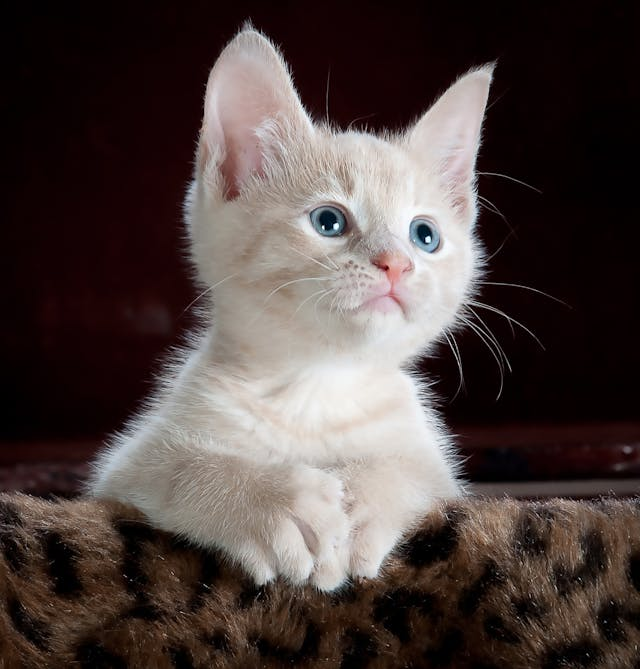
#> input picture lab07/cat.jpg, 640 x 669 px
$ python lab07.py
#> lines starting #> are read from the running program, lines starting #| are printed output that depends on the picture
### lab07/equalize_hist.py
import numpy as np
import cv2

# [10 lines left out: function my_float2int, not called in this run]

def equalizeHistogram(img):

    img_height = img.shape[0]
    img_width = img.shape[1]
    histogram = np.zeros([256], np.int32)


    # calculate histogram
    for i in range(0, img_height):
        for j in range(0, img_width):
            histogram[img[i, j]] +=1

    # calculate pdf of the image
    pdf_img = histogram / histogram.sum()

    ### calculate cdf
    # cdf initialize .
    # Why does the type np.int32?
    #cdf = np.zeros([256], np.int32)
    cdf = np.zeros([256], float)

    # For loop for cdf
    for i in range(0, 256):
        for j in range(0, i+1):
            cdf[i] += pdf_img[j]

    # You may implement the "accumulated sum" in a more efficient way:
    cdf = np.zeros(256, float)
    cdf[0] = pdf_img[0]
    for i in range(1, 256):
        cdf[i] = cdf[i-1] + pdf_img[i]

    cdf_eq = np.round(cdf * 255, 0) # mapping, transformation function T(x)

    imgEqualized = np.zeros((img_height, img_width))

    # for mapping input image to s.
    for i in range(0, img_height):
        for j in range(0, img_width):
            r = img[i, j] # feeding intensity levels of pixels into r.
            s = cdf_eq[r] # finding value of s by finding r'th position in the cdf_eq list.
            imgEqualized[i, j] = s # mapping s thus creating new output image.

    # calculate histogram equalized image here
    # imgEqualized = s # change this
    # img_eq_low = my_float2int(imgEqualized)

    # return img_eq_low
    return imgEqualized

### lab07/lab07.py
import cv2
import matplotlib.pyplot as plt
from rotate import rotate
from equalize_hist import equalizeHistogram

# Load the image
img = cv2.imread('cat.jpg')
#> img is the input picture: shape (669, 640, 3); mean B, G, R 64.6, 67.1, 78.8

# Convert to grayscale
grey_img = cv2.cvtColor(img, cv2.COLOR_BGR2GRAY)
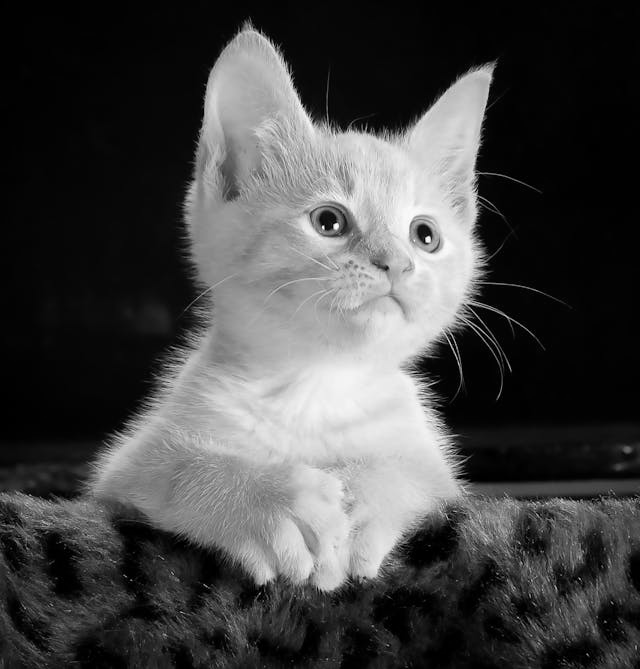
#> grey_img: shape (669, 640); min 0, max 254, mean 70.3
cv2.imwrite('grey_cat.jpg', grey_img)

# Resize the image
resized_img = cv2.resize(grey_img, (200, 200))
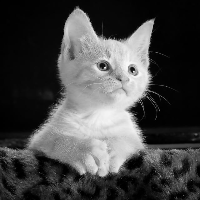
#> resized_img: shape (200, 200); min 0, max 250, mean 70.3
cv2.imwrite('resized_cat.jpg', resized_img)

# Rotate the image by 90 degrees clockwise
rotated_img = cv2.rotate(resized_img,cv2.ROTATE_90_COUNTERCLOCKWISE)
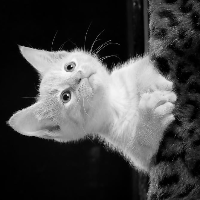
#> rotated_img: shape (200, 200); min 0, max 250, mean 70.3
# rotated_img = rotate('resized_cat.jpg', rotation_amount_degree=90)


# Convert rotated image to grayscale
# rotated_img = cv2.cvtColor(rotated_img, cv2.COLOR_BGR2GRAY)

# Perform histogram equalization
# equalized_img = cv2.equalizeHist(rotated_img_gray)
equalized_img = equalizeHistogram(rotated_img)
#> after the loop in equalizeHistogram, `for i in range(0, img_height):`:
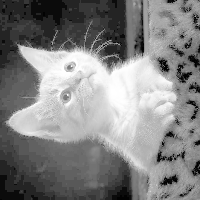
#> imgEqualized: shape (200, 200) float64; min 2, max 255, mean 130.9
cv2.imwrite('equalized_image.jpg', equalized_img)

# Display the original and equalized images
plt.figure(figsize=(10, 5))

plt.subplot(1, 3, 1)
plt.imshow(grey_img, cmap='gray')
plt.title('Original Image')

plt.subplot(1, 3, 2)
plt.imshow(resized_img, cmap='gray')
plt.title('Resized Image')

plt.subplot(1, 3, 3)
plt.imshow(equalized_img, cmap='gray')
plt.title('Equalized Image')

plt.tight_layout()
plt.show()
